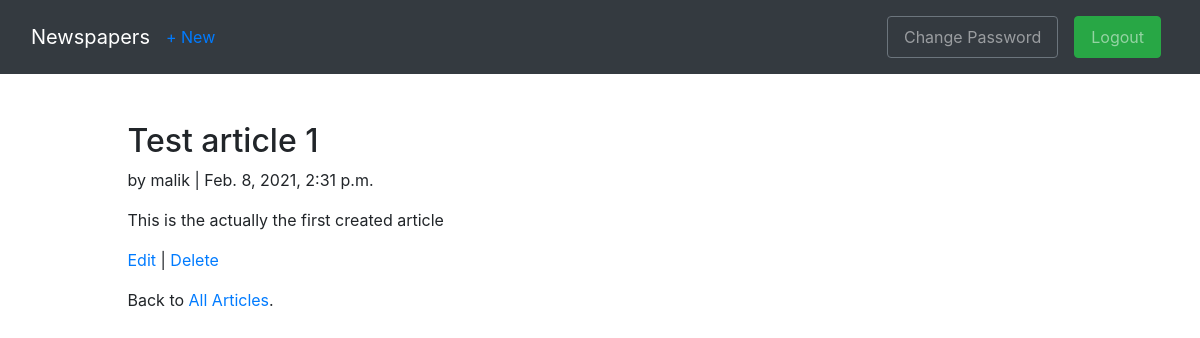
The app's page /articles/2/ (signed in) with its own data.
### articles/models.py (models this page shows, shortened)
class Article(models.Model):
    title = models.CharField(max_length=255)
    body = models.TextField()
    date = models.DateTimeField(auto_now_add=True)
    author = models.ForeignKey(
        get_user_model(),
        on_delete=models.CASCADE
    )

### accounts/models.py (models this page shows)
class CustomUser(AbstractUser):
    age = models.PositiveIntegerField(null = True, blank = True)

### articles/views.py (the view)
# urls.py: path('<int:pk>/', ArticleDetailView.as_view(), name="article_detail"),
class  ArticleDetailView(LoginRequiredMixin,DetailView):
    model = Article
    template_name = "article_detail.html"

### templates/article_detail.html (shortened to what this page needs)
{% extends 'base.html' %}
{% block content %}
    <div class="container-fluid">
        <div class="row justify-content-center">
            <div class="col-md-10">
                <div class="article-entry">
                    <h2> {{ object.title }} </h2>
                    <p> by {{object.author}} | {{object.date}} </p>
                    <p> {{object.body}} </p>
                </div>
                <p><a href="{% url 'article_edit' article.pk %}">Edit</a> |
                <a href="{% url 'article_delete' article.pk %}">Delete</a></p>
                <p>Back to <a href="{% url 'article_list' %}">All Articles</a>.</p>
            </div>
        </div>
    </div>
{% endblock content %}

### records on screen
Article: title "Test article 1", author "malik", date "Feb. 8, 2021, 2:31 p.m.", body "This is the actually the first created article"
